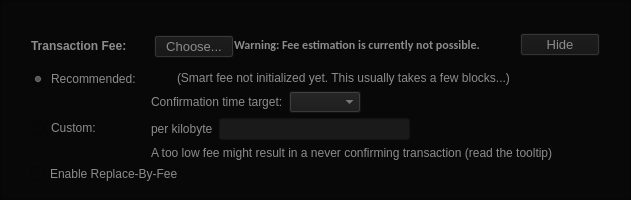
    <widget class="QFrame" name="frameFee">
     <property name="sizePolicy">
      <sizepolicy hsizetype="Expanding" vsizetype="Expanding">
       <horstretch>0</horstretch>
       <verstretch>0</verstretch>
      </sizepolicy>
     </property>
     <property name="maximumSize">
      <size>
       <width>16777215</width>
       <height>16777215</height>
      </size>
     </property>
     <property name="styleSheet">
      <string notr="true">background-color:#080809;
</string>
     </property>
     <property name="frameShape">
      <enum>QFrame::StyledPanel</enum>
     </property>
     <property name="frameShadow">
      <enum>QFrame::Sunken</enum>
     </property>
     <layout class="QVBoxLayout" name="verticalLayoutFee1">
      <property name="spacing">
       <number>0</number>
      </property>
      <property name="leftMargin">
       <number>20</number>
      </property>
      <property name="topMargin">
       <number>20</number>
      </property>
      <property name="rightMargin">
       <number>20</number>
      </property>
      <property name="bottomMargin">
       <number>0</number>
      </property>
      <item>
       <layout class="QVBoxLayout" name="verticalLayoutFee2" stretch="0,0,0">
        <property name="spacing">
         <number>0</number>
        </property>
        <property name="leftMargin">
         <number>10</number>
        </property>
        <property name="topMargin">
         <number>10</number>
        </property>
        <property name="rightMargin">
         <number>10</number>
        </property>
        <property name="bottomMargin">
         <number>10</number>
        </property>
        <item>
         <layout class="QHBoxLayout" name="horizontalLayoutFee1">
          <property name="bottomMargin">
           <number>0</number>
          </property>
          <item>
           <layout class="QVBoxLayout" name="verticalLayoutFee7">
            <property name="spacing">
             <number>0</number>
            </property>
            <item>
             <spacer name="verticalSpacerSmartFee">
              <property name="orientation">
               <enum>Qt::Vertical</enum>
              </property>
              <property name="sizeType">
               <enum>QSizePolicy::Fixed</enum>
              </property>
              <property name="sizeHint" stdset="0">
               <size>
                <width>1</width>
                <height>4</height>
               </size>
              </property>
             </spacer>
            </item>
            <item>
             <layout class="QHBoxLayout" name="horizontalLayoutSmartFee">
              <property name="spacing">
               <number>10</number>
              </property>
              <item>
               <widget class="QLabel" name="labelFeeHeadline">
                <property name="sizePolicy">
                 <sizepolicy hsizetype="Preferred" vsizetype="Maximum">
                  <horstretch>0</horstretch>
                  <verstretch>0</verstretch>
                 </sizepolicy>
                </property>
                <property name="font">
                 <font>
                  <weight>75</weight>
                  <bold>true</bold>
                 </font>
                </property>
                <property name="styleSheet">
                 <string notr="true">color: rgb(140, 140, 140);</string>
                </property>
                <property name="text">
                 <string>Transaction Fee:</string>
                </property>
               </widget>
              </item>
              <item>
               <widget class="QLabel" name="labelFeeMinimized">
                <property name="styleSheet">
                 <string notr="true">color: rgb(170, 170, 170);</string>
                </property>
                <property name="text">
                 <string/>
                </property>
               </widget>
              </item>
              <item>
               <widget class="QPushButton" name="buttonChooseFee">
                <property name="baseSize">
                 <size>
                  <width>0</width>
                  <height>0</height>
                 </size>
                </property>
                <property name="font">
                 <font>
                  <pointsize>10</pointsize>
                 </font>
                </property>
                <property name="styleSheet">
                 <string notr="true">color: rgb(140, 140, 140);
background-color: rgb(20, 20, 20);</string>
                </property>
                <property name="text">
                 <string>Choose...</string>
                </property>
                <property name="iconSize">
                 <size>
                  <width>16</width>
                  <height>16</height>
                 </size>
                </property>
               </widget>
              </item>
             </layout>
            </item>
            <item>
             <spacer name="verticalSpacer_5">
              <property name="orientation">
               <enum>Qt::Vertical</enum>
              </property>
              <property name="sizeHint" stdset="0">
               <size>
                <width>1</width>
                <height>1</height>
               </size>
              </property>
             </spacer>
            </item>
           </layout>
          </item>
          <item>
           <widget class="QLabel" name="fallbackFeeWarningLabel">
            <property name="font">
             <font>
              <family>Calibri</family>
              <weight>75</weight>
              <bold>true</bold>
             </font>
            </property>
            <property name="toolTip">
             <string>Using the fallbackfee can result in sending a transaction that will take several hours or days (or never) to confirm. Consider choosing your fee manually or wait until you have validated the complete chain.</string>
            </property>
            <property name="styleSheet">
             <string notr="true">color: rgb(140, 140, 140);</string>
            </property>
            <property name="text">
             <string>Warning: Fee estimation is currently not possible.</string>
            </property>
            <property name="wordWrap">
             <bool>false</bool>
            </property>
           </widget>
          </item>
          <item>
           <spacer name="horizontalSpacer_4">
            <property name="orientation">
             <enum>Qt::Horizontal</enum>
            </property>
            <property name="sizeType">
             <enum>QSizePolicy::MinimumExpanding</enum>
            </property>
            <property name="sizeHint" stdset="0">
             <size>
              <width>40</width>
              <height>20</height>
             </size>
            </property>
           </spacer>
          </item>
          <item>
           <widget class="QPushButton" name="buttonMinimizeFee">
            <property name="font">
             <font>
              <pointsize>10</pointsize>
             </font>
            </property>
            <property name="toolTip">
             <string>collapse fee-settings</string>
            </property>
            <property name="styleSheet">
             <string notr="true">color: rgb(140, 140, 140);
background-color: rgb(20, 20, 20);</string>
            </property>
            <property name="text">
             <string>Hide</string>
            </property>
           </widget>
          </item>
         </layout>
        </item>
        <item>
         <widget class="QFrame" name="frameFeeSelection">
          <layout class="QVBoxLayout" name="verticalLayoutFee12">
           <property name="spacing">
            <number>0</number>
           </property>
           <property name="leftMargin">
            <number>0</number>
           </property>
           <property name="topMargin">
            <number>0</number>
           </property>
           <property name="rightMargin">
            <number>0</number>
           </property>
           <property name="bottomMargin">
            <number>0</number>
           </property>
           <item>
            <layout class="QGridLayout" name="gridLayoutFee">
             <property name="topMargin">
              <number>10</number>
             </property>
             <property name="bottomMargin">
              <number>4</number>
             </property>
             <property name="horizontalSpacing">
              <number>10</number>
             </property>
             <property name="verticalSpacing">
              <number>4</number>
             </property>
             <item row="1" column="1">
              <layout class="QVBoxLayout" name="verticalLayoutFee8">
               <property name="spacing">
                <number>6</number>
               </property>
               <item>
                <layout class="QHBoxLayout" name="horizontalLayoutFee13">
                 <item>
                  <widget class="QLabel" name="labelCustomPerKilobyte">
                   <property name="toolTip">
                    <string>Specify a custom fee per kB (1,000 bytes) of the transaction's virtual size.

Note:  Since the fee is calculated on a per-byte basis, a fee of &quot;100 satoshis per kB&quot; for a transaction size of 500 bytes (half of 1 kB) would ultimately yield a fee of only 50 satoshis.</string>
                   </property>
                   <property name="styleSheet">
                    <string notr="true">color: rgb(140, 140, 140);</string>
                   </property>
                   <property name="text">
                    <string>per kilobyte</string>
                   </property>
                  </widget>
                 </item>
                 <item>
                  <widget class="BitcoinAmountField" name="customFee">
                   <property name="styleSheet">
                    <string notr="true">color: rgb(170, 170, 170);
background-color: rgb(26, 26, 26);</string>
                   </property>
                  </widget>
                 </item>
                 <item>
                  <spacer name="horizontalSpacer_6">
                   <property name="orientation">
                    <enum>Qt::Horizontal</enum>
                   </property>
                   <property name="sizeHint" stdset="0">
                    <size>
                     <width>1</width>
                     <height>1</height>
                    </size>
                   </property>
                  </spacer>
                 </item>
                </layout>
               </item>
               <item>
                <layout class="QHBoxLayout" name="horizontalLayoutFee8">
                 <item>
                  <widget class="QLabel" name="labelCustomFeeWarning">
                   <property name="enabled">
                    <bool>true</bool>
                   </property>
                   <property name="toolTip">
                    <string>When there is less transaction volume than space in the blocks, miners as well as relaying nodes may enforce a minimum fee. Paying only this minimum fee is just fine, but be aware that this can result in a never confirming transaction once there is more demand for rebelcoin transactions than the network can process.</string>
                   </property>
                   <property name="styleSheet">
                    <string notr="true">color: rgb(140, 140, 140);</string>
                   </property>
                   <property name="text">
                    <string>A too low fee might result in a never confirming transaction (read the tooltip)</string>
                   </property>
                  </widget>
                 </item>
                 <item>
                  <spacer name="horizontalSpacer_2">
                   <property name="orientation">
                    <enum>Qt::Horizontal</enum>
                   </property>
                   <property name="sizeHint" stdset="0">
                    <size>
                     <width>1</width>
                     <height>1</height>
                    </size>
                   </property>
                  </spacer>
                 </item>
                </layout>
               </item>
              </layout>
             </item>
             <item row="0" column="0">
              <layout class="QVBoxLayout" name="verticalLayoutFee4" stretch="0,1">
               <item>
                <widget class="QRadioButton" name="radioSmartFee">
                 <property name="styleSheet">
                  <string notr="true">color: rgb(140, 140, 140);</string>
                 </property>
                 <property name="text">
                  <string>Recommended:</string>
                 </property>
                 <property name="checked">
                  <bool>true</bool>
                 </property>
                 <attribute name="buttonGroup">
                  <string notr="true">groupFee</string>
                 </attribute>
                </widget>
               </item>
               <item>
                <spacer name="verticalSpacer_2">
                 <property name="orientation">
                  <enum>Qt::Vertical</enum>
                 </property>
                 <property name="sizeHint" stdset="0">
                  <size>
                   <width>1</width>
                   <height>1</height>
                  </size>
                 </property>
                </spacer>
               </item>
              </layout>
             </item>
             <item row="1" column="0">
              <layout class="QVBoxLayout" name="verticalLayoutFee9" stretch="0,1">
               <item>
                <widget class="QRadioButton" name="radioCustomFee">
                 <property name="styleSheet">
                  <string notr="true">color: rgb(140, 140, 140);</string>
                 </property>
                 <property name="text">
                  <string>Custom:</string>
                 </property>
                 <attribute name="buttonGroup">
                  <string notr="true">groupFee</string>
                 </attribute>
                </widget>
               </item>
               <item>
                <spacer name="verticalSpacer_6">
                 <property name="orientation">
                  <enum>Qt::Vertical</enum>
                 </property>
                 <property name="sizeHint" stdset="0">
                  <size>
                   <width>1</width>
                   <height>1</height>
                  </size>
                 </property>
                </spacer>
               </item>
              </layout>
             </item>
             <item row="0" column="1">
              <layout class="QVBoxLayout" name="verticalLayoutFee3" stretch="0,0,1">
               <property name="spacing">
                <number>6</number>
               </property>
               <property name="topMargin">
                <number>2</number>
               </property>
               <item>
                <layout class="QHBoxLayout" name="horizontalLayoutFee12">
                 <item>
                  <widget class="QLabel" name="labelSmartFee">
                   <property name="styleSheet">
                    <string notr="true">color: rgb(140, 140, 140);</string>
                   </property>
                   <property name="text">
                    <string/>
                   </property>
                  </widget>
                 </item>
                 <item>
                  <widget class="QLabel" name="labelFeeEstimation">
                   <property name="styleSheet">
                    <string notr="true">color: rgb(140, 140, 140);</string>
                   </property>
                   <property name="text">
                    <string/>
                   </property>
                  </widget>
                 </item>
                 <item>
                  <widget class="QLabel" name="labelSmartFee2">
                   <property name="styleSheet">
                    <string notr="true">color: rgb(140, 140, 140);</string>
                   </property>
                   <property name="text">
                    <string>(Smart fee not initialized yet. This usually takes a few blocks...)</string>
                   </property>
                  </widget>
                 </item>
                 <item>
                  <spacer name="horizontalSpacer_5">
                   <property name="orientation">
                    <enum>Qt::Horizontal</enum>
                   </property>
                   <property name="sizeHint" stdset="0">
                    <size>
                     <width>1</width>
                     <height>1</height>
                    </size>
                   </property>
                  </spacer>
                 </item>
                </layout>
               </item>
               <item>
                <layout class="QHBoxLayout" name="horizontalLayoutFee9">
                 <item>
                  <layout class="QVBoxLayout" name="verticalLayoutFee6">
                   <item>
                    <widget class="QLabel" name="labelSmartFee3">
                     <property name="styleSheet">
                      <string notr="true">color: rgb(140, 140, 140);</string>
                     </property>
                     <property name="text">
                      <string>Confirmation time target:</string>
                     </property>
                    </widget>
                   </item>
                  </layout>
                 </item>
                 <item>
                  <layout class="QVBoxLayout" name="verticalLayoutFee5">
                   <property name="rightMargin">
                    <number>30</number>
                   </property>
                   <item>
                    <layout class="QHBoxLayout" name="horizontalLayoutConfTarget">
                     <property name="bottomMargin">
                      <number>0</number>
                     </property>
                     <item>
                      <widget class="QComboBox" name="confTargetSelector">
                       <property name="styleSheet">
                        <string notr="true">color: rgb(170, 170, 170);
background-color: rgb(26, 26, 26);</string>
                       </property>
                      </widget>
                     </item>
                     <item>
                      <spacer name="horizontalSpacerConfTarget">
                       <property name="orientation">
                        <enum>Qt::Horizontal</enum>
                       </property>
                       <property name="sizeHint" stdset="0">
                        <size>
                         <width>40</width>
                         <height>20</height>
                        </size>
                       </property>
                      </spacer>
                     </item>
                    </layout>
                   </item>
                  </layout>
                 </item>
                </layout>
               </item>
               <item>
                <spacer name="verticalSpacer_4">
                 <property name="orientation">
                  <enum>Qt::Vertical</enum>
                 </property>
                 <property name="sizeHint" stdset="0">
                  <size>
                   <width>1</width>
                   <height>1</height>
                  </size>
                 </property>
                </spacer>
               </item>
              </layout>
             </item>
            </layout>
           </item>
           <item>
            <widget class="QCheckBox" name="optInRBF">
             <property name="toolTip">
              <string>With Replace-By-Fee (BIP-125) you can increase a transaction's fee after it is sent. Without this, a higher fee may be recommended to compensate for increased transaction delay risk.</string>
             </property>
             <property name="styleSheet">
              <string notr="true">color: rgb(140, 140, 140);</string>
             </property>
             <property name="text">
              <string>Enable Replace-By-Fee</string>
             </property>
            </widget>
           </item>
          </layout>
         </widget>
        </item>
        <item>
         <spacer name="verticalSpacerFee">
          <property name="orientation">
           <enum>Qt::Vertical</enum>
          </property>
          <property name="sizeHint" stdset="0">
           <size>
            <width>40</width>
            <height>5</height>
           </size>
          </property>
         </spacer>
        </item>
       </layout>
      </item>
     </layout>
    </widget>
